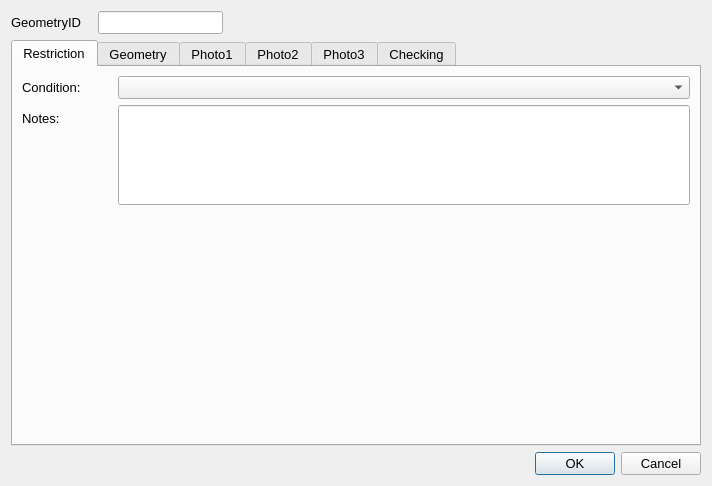
<?xml version="1.0" encoding="UTF-8"?>
<ui version="4.0">
 <class>Dialog</class>
 <widget class="QDialog" name="Dialog">
  <property name="geometry">
   <rect>
    <x>0</x>
    <y>0</y>
    <width>712</width>
    <height>486</height>
   </rect>
  </property>
  <property name="sizePolicy">
   <sizepolicy hsizetype="Fixed" vsizetype="Fixed">
    <horstretch>0</horstretch>
    <verstretch>0</verstretch>
   </sizepolicy>
  </property>
  <property name="maximumSize">
   <size>
    <width>750</width>
    <height>550</height>
   </size>
  </property>
  <property name="font">
   <font>
    <pointsize>10</pointsize>
   </font>
  </property>
  <property name="windowTitle">
   <string>Dialog</string>
  </property>
  <layout class="QGridLayout" name="gridLayout">
   <item row="2" column="2">
    <widget class="QDialogButtonBox" name="button_box">
     <property name="orientation">
      <enum>Qt::Horizontal</enum>
     </property>
     <property name="standardButtons">
      <set>QDialogButtonBox::Cancel|QDialogButtonBox::Ok</set>
     </property>
    </widget>
   </item>
   <item row="0" column="1">
    <widget class="QLineEdit" name="GeometryID">
     <property name="sizePolicy">
      <sizepolicy hsizetype="Preferred" vsizetype="Preferred">
       <horstretch>0</horstretch>
       <verstretch>0</verstretch>
      </sizepolicy>
     </property>
     <property name="font">
      <font>
       <pointsize>10</pointsize>
      </font>
     </property>
     <property name="inputMask">
      <string/>
     </property>
     <property name="readOnly">
      <bool>true</bool>
     </property>
     <property name="placeholderText">
      <string/>
     </property>
    </widget>
   </item>
   <item row="1" column="0" colspan="3">
    <widget class="QTabWidget" name="Details">
     <property name="sizePolicy">
      <sizepolicy hsizetype="Expanding" vsizetype="Expanding">
       <horstretch>0</horstretch>
       <verstretch>0</verstretch>
      </sizepolicy>
     </property>
     <property name="minimumSize">
      <size>
       <width>0</width>
       <height>0</height>
      </size>
     </property>
     <property name="font">
      <font>
       <pointsize>10</pointsize>
      </font>
     </property>
     <property name="cursor">
      <cursorShape>IBeamCursor</cursorShape>
     </property>
     <property name="mouseTracking">
      <bool>true</bool>
     </property>
     <property name="acceptDrops">
      <bool>true</bool>
     </property>
     <property name="currentIndex">
      <number>0</number>
     </property>
     <widget class="QWidget" name="RestrictionDetails">
      <property name="focusPolicy">
       <enum>Qt::NoFocus</enum>
      </property>
      <attribute name="title">
       <string>Restriction</string>
      </attribute>
      <layout class="QFormLayout" name="formLayout">
       <property name="fieldGrowthPolicy">
        <enum>QFormLayout::AllNonFixedFieldsGrow</enum>
       </property>
       <item row="2" column="0">
        <widget class="QLabel" name="lbl_Condition">
         <property name="minimumSize">
          <size>
           <width>90</width>
           <height>16</height>
          </size>
         </property>
         <property name="font">
          <font>
           <pointsize>10</pointsize>
          </font>
         </property>
         <property name="text">
          <string>Condition:</string>
         </property>
        </widget>
       </item>
       <item row="2" column="1">
        <widget class="QComboBox" name="AssetConditionTypeID"/>
       </item>
       <item row="6" column="0">
        <widget class="QLabel" name="lbl_Notes">
         <property name="text">
          <string>Notes:</string>
         </property>
        </widget>
       </item>
       <item row="6" column="1">
        <widget class="QLineEdit" name="Notes">
         <property name="minimumSize">
          <size>
           <width>0</width>
           <height>100</height>
          </size>
         </property>
         <property name="alignment">
          <set>Qt::AlignLeading|Qt::AlignLeft|Qt::AlignTop</set>
         </property>
        </widget>
       </item>
      </layout>
     </widget>
     <widget class="QWidget" name="Geometry">
      <attribute name="title">
       <string>Geometry</string>
      </attribute>
      <layout class="QFormLayout" name="formLayout_2">
       <property name="fieldGrowthPolicy">
        <enum>QFormLayout::AllNonFixedFieldsGrow</enum>
       </property>
       <item row="0" column="0">
        <widget class="QLabel" name="lbl_RoadName">
         <property name="minimumSize">
          <size>
           <width>90</width>
           <height>16</height>
          </size>
         </property>
         <property name="font">
          <font>
           <pointsize>10</pointsize>
          </font>
         </property>
         <property name="text">
          <string>Road Name:</string>
         </property>
        </widget>
       </item>
       <item row="0" column="1">
        <widget class="QLineEdit" name="RoadName"/>
       </item>
       <item row="1" column="0">
        <widget class="QLabel" name="lbl_USRN">
         <property name="minimumSize">
          <size>
           <width>90</width>
           <height>16</height>
          </size>
         </property>
         <property name="font">
          <font>
           <pointsize>10</pointsize>
          </font>
         </property>
         <property name="text">
          <string>USRN:</string>
         </property>
        </widget>
       </item>
       <item row="1" column="1">
        <widget class="QLineEdit" name="USRN"/>
       </item>
       <item row="3" column="1">
        <spacer name="verticalSpacer">
         <property name="orientation">
          <enum>Qt::Vertical</enum>
         </property>
         <property name="sizeHint" stdset="0">
          <size>
           <width>20</width>
           <height>40</height>
          </size>
         </property>
        </spacer>
       </item>
       <item row="4" column="0">
        <widget class="QLabel" name="label_8">
         <property name="text">
          <string>Last Update Date:</string>
         </property>
        </widget>
       </item>
       <item row="4" column="1">
        <widget class="QDateTimeEdit" name="LastUpdateDateTime">
         <property name="readOnly">
          <bool>true</bool>
         </property>
        </widget>
       </item>
       <item row="5" column="0">
        <widget class="QLabel" name="label_2">
         <property name="text">
          <string>Last Changed By:</string>
         </property>
        </widget>
       </item>
       <item row="5" column="1">
        <widget class="QLineEdit" name="LastUpdatePerson"/>
       </item>
       <item row="6" column="0">
        <widget class="QLabel" name="label_9">
         <property name="text">
          <string>RestrictionID:</string>
         </property>
        </widget>
       </item>
       <item row="6" column="1">
        <widget class="QLineEdit" name="RestrictionID"/>
       </item>
      </layout>
     </widget>
     <widget class="QWidget" name="PhotoTab_01">
      <attribute name="title">
       <string>Photo1</string>
      </attribute>
      <layout class="QGridLayout" name="gridLayout_2">
       <item row="1" column="0">
        <widget class="QPushButton" name="startCamera1">
         <property name="maximumSize">
          <size>
           <width>150</width>
           <height>16777215</height>
          </size>
         </property>
         <property name="text">
          <string>open Camera</string>
         </property>
         <property name="icon">
          <iconset>
           <normaloff>../../../../PC18-26 Carnegie Library Lambeth/Mapping/Templates/camara_foto.png</normaloff>../../../../PC18-26 Carnegie Library Lambeth/Mapping/Templates/camara_foto.png</iconset>
         </property>
         <property name="checkable">
          <bool>true</bool>
         </property>
         <property name="autoDefault">
          <bool>false</bool>
         </property>
         <property name="default">
          <bool>false</bool>
         </property>
        </widget>
       </item>
       <item row="1" column="2">
        <widget class="QPushButton" name="getPhoto1">
         <property name="maximumSize">
          <size>
           <width>150</width>
           <height>16777215</height>
          </size>
         </property>
         <property name="text">
          <string>take Photo</string>
         </property>
         <property name="icon">
          <iconset>
           <normaloff>../../../../PC18-26 Carnegie Library Lambeth/Mapping/Templates/take-photo-icon-21.jpg</normaloff>../../../../PC18-26 Carnegie Library Lambeth/Mapping/Templates/take-photo-icon-21.jpg</iconset>
         </property>
         <property name="checkable">
          <bool>false</bool>
         </property>
         <property name="autoDefault">
          <bool>false</bool>
         </property>
        </widget>
       </item>
       <item row="0" column="0">
        <widget class="QLabel" name="Photo_Widget_01">
         <property name="sizePolicy">
          <sizepolicy hsizetype="Fixed" vsizetype="Fixed">
           <horstretch>0</horstretch>
           <verstretch>0</verstretch>
          </sizepolicy>
         </property>
         <property name="maximumSize">
          <size>
           <width>640</width>
           <height>480</height>
          </size>
         </property>
         <property name="autoFillBackground">
          <bool>true</bool>
         </property>
         <property name="text">
          <string>No photo</string>
         </property>
        </widget>
       </item>
      </layout>
     </widget>
     <widget class="QWidget" name="PhotoTab_02">
      <attribute name="title">
       <string>Photo2</string>
      </attribute>
      <layout class="QGridLayout" name="gridLayout_4">
       <item row="0" column="0">
        <widget class="QLabel" name="Photo_Widget_02">
         <property name="sizePolicy">
          <sizepolicy hsizetype="Fixed" vsizetype="Fixed">
           <horstretch>0</horstretch>
           <verstretch>0</verstretch>
          </sizepolicy>
         </property>
         <property name="maximumSize">
          <size>
           <width>640</width>
           <height>480</height>
          </size>
         </property>
         <property name="autoFillBackground">
          <bool>true</bool>
         </property>
         <property name="text">
          <string>No photo</string>
         </property>
        </widget>
       </item>
       <item row="1" column="0">
        <widget class="QPushButton" name="startCamera2">
         <property name="maximumSize">
          <size>
           <width>150</width>
           <height>16777215</height>
          </size>
         </property>
         <property name="text">
          <string>open Camera</string>
         </property>
         <property name="icon">
          <iconset>
           <normaloff>../../../../PC18-26 Carnegie Library Lambeth/Mapping/Templates/camara_foto.png</normaloff>../../../../PC18-26 Carnegie Library Lambeth/Mapping/Templates/camara_foto.png</iconset>
         </property>
         <property name="checkable">
          <bool>true</bool>
         </property>
         <property name="autoDefault">
          <bool>false</bool>
         </property>
         <property name="default">
          <bool>false</bool>
         </property>
        </widget>
       </item>
       <item row="1" column="1">
        <widget class="QPushButton" name="getPhoto2">
         <property name="maximumSize">
          <size>
           <width>150</width>
           <height>16777215</height>
          </size>
         </property>
         <property name="text">
          <string>take Photo</string>
         </property>
         <property name="icon">
          <iconset>
           <normaloff>../../../../PC18-26 Carnegie Library Lambeth/Mapping/Templates/take-photo-icon-21.jpg</normaloff>../../../../PC18-26 Carnegie Library Lambeth/Mapping/Templates/take-photo-icon-21.jpg</iconset>
         </property>
         <property name="checkable">
          <bool>false</bool>
         </property>
         <property name="autoDefault">
          <bool>false</bool>
         </property>
        </widget>
       </item>
      </layout>
     </widget>
     <widget class="QWidget" name="PhotoTab_03">
      <attribute name="title">
       <string>Photo3</string>
      </attribute>
      <layout class="QGridLayout" name="gridLayout_3">
       <item row="0" column="0">
        <widget class="QLabel" name="Photo_Widget_03">
         <property name="autoFillBackground">
          <bool>true</bool>
         </property>
         <property name="text">
          <string>No photo</string>
         </property>
        </widget>
       </item>
       <item row="1" column="2">
        <widget class="QPushButton" name="getPhoto3">
         <property name="maximumSize">
          <size>
           <width>150</width>
           <height>16777215</height>
          </size>
         </property>
         <property name="text">
          <string>take Photo</string>
         </property>
         <property name="icon">
          <iconset>
           <normaloff>../../../../PC18-26 Carnegie Library Lambeth/Mapping/Templates/take-photo-icon-21.jpg</normaloff>../../../../PC18-26 Carnegie Library Lambeth/Mapping/Templates/take-photo-icon-21.jpg</iconset>
         </property>
         <property name="checkable">
          <bool>false</bool>
         </property>
         <property name="autoDefault">
          <bool>false</bool>
         </property>
        </widget>
       </item>
       <item row="1" column="0">
        <widget class="QPushButton" name="startCamera3">
         <property name="maximumSize">
          <size>
           <width>150</width>
           <height>16777215</height>
          </size>
         </property>
         <property name="text">
          <string>open Camera</string>
         </property>
         <property name="icon">
          <iconset>
           <normaloff>../../../../PC18-26 Carnegie Library Lambeth/Mapping/Templates/camara_foto.png</normaloff>../../../../PC18-26 Carnegie Library Lambeth/Mapping/Templates/camara_foto.png</iconset>
         </property>
         <property name="checkable">
          <bool>true</bool>
         </property>
         <property name="autoDefault">
          <bool>false</bool>
         </property>
         <property name="default">
          <bool>false</bool>
         </property>
        </widget>
       </item>
      </layout>
     </widget>
     <widget class="QWidget" name="checkingTab">
      <attribute name="title">
       <string>Checking</string>
      </attribute>
      <layout class="QFormLayout" name="formLayout_3">
       <item row="0" column="0">
        <widget class="QLabel" name="label_5">
         <property name="text">
          <string>Check issue type:</string>
         </property>
        </widget>
       </item>
       <item row="0" column="1">
        <widget class="QComboBox" name="MHTC_CheckIssueTypeID"/>
       </item>
       <item row="1" column="0">
        <widget class="QLabel" name="label_4">
         <property name="text">
          <string>Check Notes:</string>
         </property>
        </widget>
       </item>
       <item row="1" column="1">
        <widget class="QTextEdit" name="MHTC_CheckNotes"/>
       </item>
       <item row="3" column="0">
        <widget class="QCheckBox" name="FieldCheckCompleted">
         <property name="text">
          <string>Field check completed</string>
         </property>
        </widget>
       </item>
       <item row="2" column="0">
        <spacer name="verticalSpacer_2">
         <property name="orientation">
          <enum>Qt::Vertical</enum>
         </property>
         <property name="sizeHint" stdset="0">
          <size>
           <width>20</width>
           <height>20</height>
          </size>
         </property>
        </spacer>
       </item>
       <item row="6" column="0">
        <widget class="QLabel" name="label_10">
         <property name="text">
          <string>Checked by:</string>
         </property>
        </widget>
       </item>
       <item row="4" column="0">
        <spacer name="verticalSpacer_3">
         <property name="orientation">
          <enum>Qt::Vertical</enum>
         </property>
         <property name="sizeHint" stdset="0">
          <size>
           <width>20</width>
           <height>10</height>
          </size>
         </property>
        </spacer>
       </item>
       <item row="7" column="0">
        <widget class="QLabel" name="label_6">
         <property name="text">
          <string>Check date:</string>
         </property>
        </widget>
       </item>
       <item row="6" column="1">
        <widget class="QLineEdit" name="Last_MHTC_Check_UpdatePerson"/>
       </item>
       <item row="7" column="1">
        <widget class="QDateTimeEdit" name="Last_MHTC_Check_UpdateDateTime"/>
       </item>
      </layout>
     </widget>
    </widget>
   </item>
   <item row="0" column="0">
    <widget class="QLabel" name="label">
     <property name="minimumSize">
      <size>
       <width>81</width>
       <height>16</height>
      </size>
     </property>
     <property name="font">
      <font>
       <pointsize>10</pointsize>
      </font>
     </property>
     <property name="text">
      <string>GeometryID</string>
     </property>
    </widget>
   </item>
  </layout>
 </widget>
 <resources/>
 <connections>
  <connection>
   <sender>button_box</sender>
   <signal>accepted()</signal>
   <receiver>Dialog</receiver>
   <slot>accept()</slot>
   <hints>
    <hint type="sourcelabel">
     <x>248</x>
     <y>254</y>
    </hint>
    <hint type="destinationlabel">
     <x>157</x>
     <y>274</y>
    </hint>
   </hints>
  </connection>
  <connection>
   <sender>button_box</sender>
   <signal>rejected()</signal>
   <receiver>Dialog</receiver>
   <slot>reject()</slot>
   <hints>
    <hint type="sourcelabel">
     <x>316</x>
     <y>260</y>
    </hint>
    <hint type="destinationlabel">
     <x>286</x>
     <y>274</y>
    </hint>
   </hints>
  </connection>
 </connections>
</ui>
